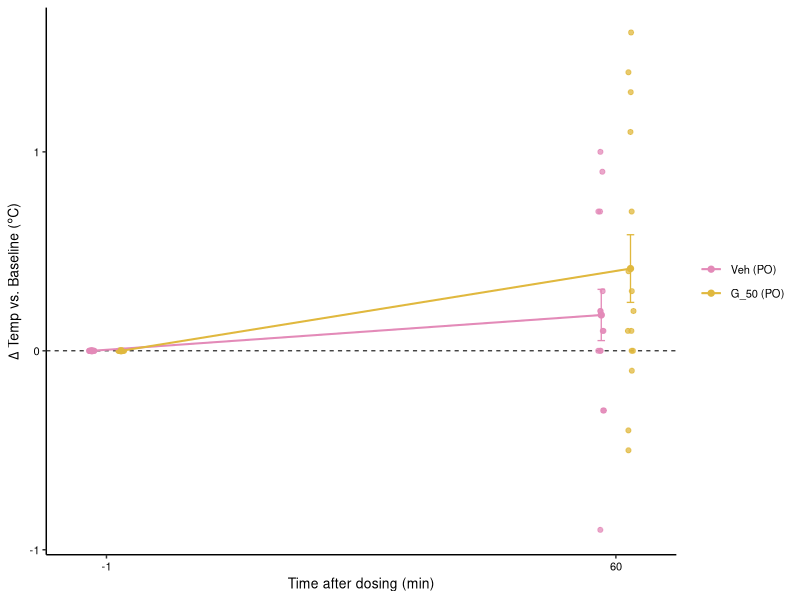
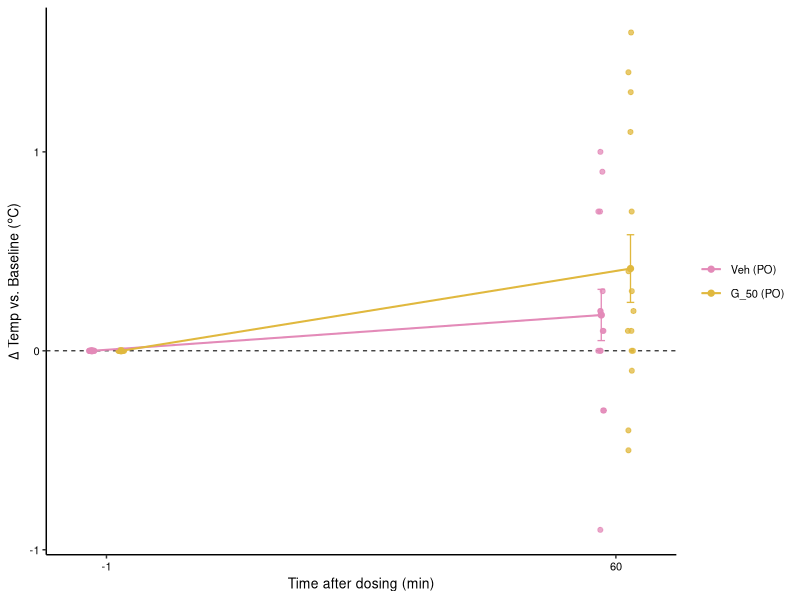

The R script that drew these images, in order:
## ---- chunk 1
library(dplyr)
library(readxl)
library(ggplot2)
library(multcomp)
## ---- chunk 2
temp_data <- read_excel("Female cohort - PO/Data to plot - female cohort.xlsx", sheet = "Temp")
temp_data$`Mouse Group` <- ifelse(temp_data$`Mouse Group` == 'Veh (PO)',
                                  'Veh (PO)', 'G_50 (PO)')
temp_data$`Mouse Group` <- factor(temp_data$`Mouse Group`,
                                levels = c("Veh (PO)", "G_50 (PO)"))
temp_data <- dplyr::rename(temp_data, MouseGroup = `Mouse Group`)
## ---- chunk 3
# Get the baseline temp of each mouse
baseline <- temp_data[temp_data$Time == "Baseline", c("Mouse ID", "Value")]
baseline <- dplyr::rename(baseline, Baseline_Temp=Value)

# Merge back into DF
temp_data <- merge(temp_data, baseline, by = "Mouse ID")

# Calculate change from baseline
temp_data$change_from_baseline <- temp_data$Value - temp_data$Baseline_Temp

temp_data$Time <- ifelse(temp_data$Time == "Baseline",
                         -1, 60)

# Summary stats: mean and SEM
summary_temp_data <- aggregate(
  change_from_baseline ~ MouseGroup + Time,
  data = temp_data,
  FUN = function(x) c(mean = mean(x), sem = sd(x) / sqrt(length(x)))
)

summary_temp_data <- do.call(data.frame, summary_temp_data)
names(summary_temp_data)[3:4] <- c("mean", "sem")
## ---- chunk 4
summary_temp_data$MouseGroup <- factor(summary_temp_data$MouseGroup,
                                levels = c("Veh (PO)", "G_50 (PO)"))

p <- ggplot(temp_data, aes(x = Time, y = change_from_baseline, color = MouseGroup)) +
  geom_hline(yintercept = 0, linetype = "dashed", linewidth = 0.35) +
  
  geom_jitter(
    aes(group = MouseGroup),
    position = position_jitterdodge(
      jitter.width = 1.5,
      jitter.height = 0,
      dodge.width = 7
    ),
    size = 1.4,
    alpha = 0.75
  ) +
  
  geom_line(
    data = summary_temp_data,
    aes(x = Time, y = mean, color = MouseGroup, group = MouseGroup),
    position = position_dodge(width = 7),
    linewidth = 0.7,
    inherit.aes = FALSE
  ) +
  
  geom_point(
    data = summary_temp_data,
    aes(x = Time, y = mean, color = MouseGroup, group = MouseGroup),
    position = position_dodge(width = 7),
    size = 1.8,
    inherit.aes = FALSE
  ) +
  
  geom_errorbar(
    data = summary_temp_data,
    aes(
      x = Time,
      ymin = mean - sem,
      ymax = mean + sem,
      color = MouseGroup,
      group = MouseGroup
    ),
    position = position_dodge(width = 7),
    width = 1.8,
    linewidth = 0.45,
    inherit.aes = FALSE
  ) +
  
  labs(
    x = "Time after dosing (min)",
    y = expression(Delta*" Temp vs. Baseline ("*degree*"C)"),
    color = NULL
  ) +
  
  scale_x_continuous(
    breaks = c(-1, 60)
  ) +
  
  theme_classic() +
  theme(
    axis.text = element_text(color = "black", size = 8),
    axis.title = element_text(color = "black", size = 10),
    legend.text = element_text(size = 8),
    legend.position = "right"
  ) + scale_color_manual(values = c("Veh (PO)" = "#E38AB8", "G_50 (PO)" = "#E0B83E"))

p

ggsave("Female cohort - PO/Temp_graph.pdf", plot = p, height = 2, width = 4)
## ---- chunk 5
# https://biostat.jhsph.edu/~iruczins/teaching/materials/code/av5/c.av5.a.html
temp_data_60 <- dplyr::filter(temp_data, Time == 60)

t.test(dplyr::filter(temp_data_60, MouseGroup == "Veh (PO)")$change_from_baseline,
       dplyr::filter(temp_data_60, MouseGroup == "G_50 (PO)")$change_from_baseline)
